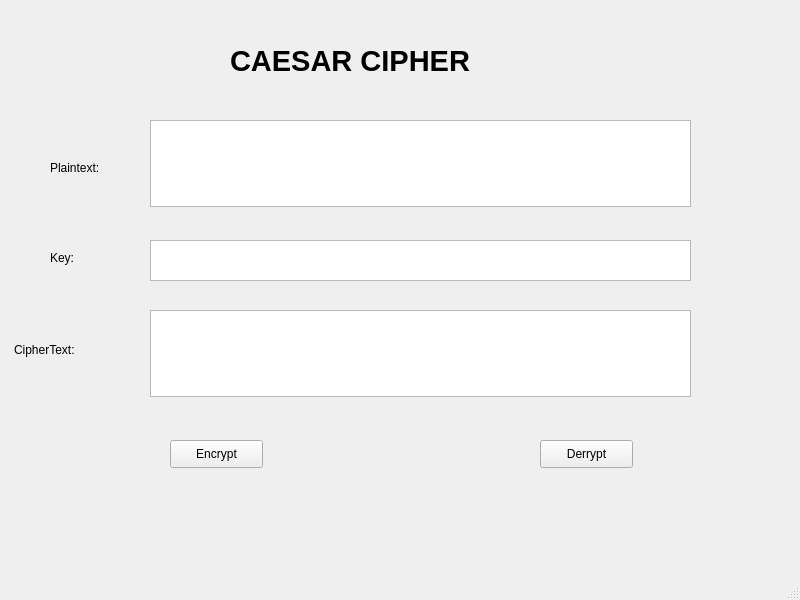
<?xml version="1.0" encoding="UTF-8"?>
<ui version="4.0">
 <class>MainWindow</class>
 <widget class="QMainWindow" name="MainWindow">
  <property name="geometry">
   <rect>
    <x>0</x>
    <y>0</y>
    <width>800</width>
    <height>600</height>
   </rect>
  </property>
  <property name="windowTitle">
   <string>MainWindow</string>
  </property>
  <widget class="QWidget" name="centralwidget">
   <widget class="QLabel" name="label">
    <property name="geometry">
     <rect>
      <x>230</x>
      <y>40</y>
      <width>391</width>
      <height>41</height>
     </rect>
    </property>
    <property name="font">
     <font>
      <pointsize>22</pointsize>
      <weight>75</weight>
      <bold>true</bold>
     </font>
    </property>
    <property name="text">
     <string>CAESAR CIPHER</string>
    </property>
   </widget>
   <widget class="QLabel" name="label_2">
    <property name="geometry">
     <rect>
      <x>50</x>
      <y>160</y>
      <width>55</width>
      <height>16</height>
     </rect>
    </property>
    <property name="text">
     <string>Plaintext:</string>
    </property>
   </widget>
   <widget class="QLabel" name="label_3">
    <property name="geometry">
     <rect>
      <x>50</x>
      <y>250</y>
      <width>55</width>
      <height>16</height>
     </rect>
    </property>
    <property name="text">
     <string>Key:</string>
    </property>
   </widget>
   <widget class="QLabel" name="label_4">
    <property name="geometry">
     <rect>
      <x>14</x>
      <y>340</y>
      <width>91</width>
      <height>20</height>
     </rect>
    </property>
    <property name="text">
     <string>CipherText:</string>
    </property>
   </widget>
   <widget class="QPlainTextEdit" name="txt_plain_text">
    <property name="geometry">
     <rect>
      <x>150</x>
      <y>120</y>
      <width>541</width>
      <height>87</height>
     </rect>
    </property>
   </widget>
   <widget class="QPlainTextEdit" name="txt_key">
    <property name="geometry">
     <rect>
      <x>150</x>
      <y>240</y>
      <width>541</width>
      <height>41</height>
     </rect>
    </property>
   </widget>
   <widget class="QTextEdit" name="txt_cipher_text">
    <property name="geometry">
     <rect>
      <x>150</x>
      <y>310</y>
      <width>541</width>
      <height>87</height>
     </rect>
    </property>
   </widget>
   <widget class="QPushButton" name="btn_encrypt">
    <property name="geometry">
     <rect>
      <x>170</x>
      <y>440</y>
      <width>93</width>
      <height>28</height>
     </rect>
    </property>
    <property name="text">
     <string>Encrypt</string>
    </property>
   </widget>
   <widget class="QPushButton" name="btn_decrypt">
    <property name="geometry">
     <rect>
      <x>540</x>
      <y>440</y>
      <width>93</width>
      <height>28</height>
     </rect>
    </property>
    <property name="text">
     <string>Derrypt</string>
    </property>
   </widget>
  </widget>
  <widget class="QMenuBar" name="menubar">
   <property name="geometry">
    <rect>
     <x>0</x>
     <y>0</y>
     <width>800</width>
     <height>26</height>
    </rect>
   </property>
  </widget>
  <widget class="QStatusBar" name="statusbar"/>
 </widget>
 <resources/>
 <connections/>
</ui>
